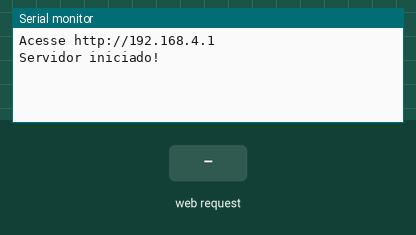
The sketch below on a simulated ESP8266 (NodeMCU). On the bench: the last lines printed to the serial monitor. The test bench sets the inputs (shaded band).

Above: at 1.2 s.
1.3 s: HTTP request GET /comando?acao=1 received
At 1.7 s:
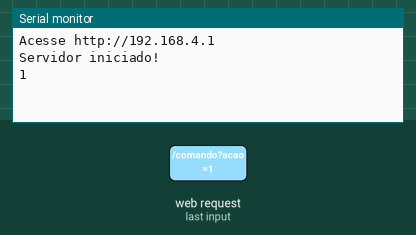
2.8 s: HTTP request GET /comando?acao=0 received
At 4.1 s:
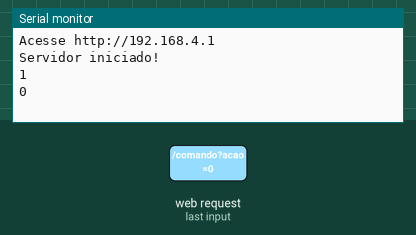

The sketch:

esp_JOYSTICK.ino
```cpp
#include <ESP8266WiFi.h>
#include <ESP8266WebServer.h>
#include <SoftwareSerial.h>

// Comunicação com Arduino
SoftwareSerial ArduinoSerial(2, -1); // TX = GPIO2 (D4)

const char* ssid = "CarrinhoRC";
const char* password = "12345678";
ESP8266WebServer server(80);

// HTML da interface com joystick responsivo
const char html[] PROGMEM = R"rawliteral(
<!DOCTYPE html>
<html>
<head>
  <meta name='viewport' content='width=device-width, initial-scale=1.0'>
  <title>Joystick RC</title>
  <style>
    body { margin: 0; font-family: sans-serif; background: #111; color: #fff; text-align: center; }
    h2 { margin-top: 20px; }
    canvas { background: #222; border-radius: 50%; margin-top: 20px; touch-action: none; }
    #status { margin-top: 15px; font-size: 18px; }
  </style>
</head>
<body>
  <h2>Joystick RC</h2>
  <canvas id="joystick" width="300" height="300"></canvas>
  <p id="status">Comando: —</p>
<script>
  const canvas = document.getElementById('joystick');
  const ctx = canvas.getContext('2d');
  const centerX = canvas.width / 2;
  const centerY = canvas.height / 2;
  let posX = centerX, posY = centerY;
  let dragging = false, ultimoComando = '';

  function drawJoystick() {
    ctx.clearRect(0, 0, canvas.width, canvas.height);
    ctx.beginPath();
    ctx.arc(centerX, centerY, 100, 0, 2 * Math.PI);
    ctx.strokeStyle = '#555';
    ctx.lineWidth = 5;
    ctx.stroke();

    ctx.beginPath();
    ctx.arc(posX, posY, 40, 0, 2 * Math.PI);
    ctx.fillStyle = '#4b0082';
    ctx.fill();
  }

  function getCommand(x, y) {
  let dx = x - centerX,
      dy = y - centerY;
  let cmd = [];

  // TRAÇÃO: F/R ou P
  if (Math.abs(dy) > 15) {
    cmd.push(dy < 0 ? 'F' : 'R');
  } else {
    cmd.push('P');
  }

  // DIREÇÃO: E/D ou C
  if (Math.abs(dx) > 15) {
    cmd.push(dx < 0 ? 'E' : 'D');
  } else {
    cmd.push('C');
  }

  return cmd.join(',');
}


  function enviarComando(cmd) {
    if (cmd !== ultimoComando) {
      ultimoComando = cmd;
      document.getElementById('status').textContent = 'Comando: ' + cmd;
      fetch('/comando?acao=' + encodeURIComponent(cmd));
    }
  }

  canvas.addEventListener('touchstart', () => dragging = true);
  canvas.addEventListener('touchend', () => {
    dragging = false;
    posX = centerX;
    posY = centerY;
    drawJoystick();
    const cmd = getCommand(centerX, centerY); // Envia 'P,C' ao soltar
    enviarComando(cmd);
  });

  canvas.addEventListener('touchmove', e => {
    if (!dragging) return;
    e.preventDefault();
    const rect = canvas.getBoundingClientRect();
    const t = e.touches[0];
    posX = t.clientX - rect.left;
    posY = t.clientY - rect.top;
    drawJoystick();
    enviarComando(getCommand(posX, posY));
  });

  drawJoystick();
</script>
</body>
</html>
)rawliteral";

// Envia comando para o Arduino
void enviarParaArduino(String cmd) {
  cmd.trim();
  ArduinoSerial.print(cmd);
  ArduinoSerial.print("\n");
  Serial.println(cmd);
}

void setup() {
  Serial.begin(9600);
  ArduinoSerial.begin(9600);

  WiFi.softAP(ssid, password);
  Serial.println("Acesse http://192.168.4.1");

  server.on("/", []() {
    server.send_P(200, "text/html", html);
  });

  server.on("/comando", []() {
    if (server.hasArg("acao")) {
      enviarParaArduino(server.arg("acao"));
      server.send(200, "text/plain", "OK");
    } else {
      server.send(400, "text/plain", "Comando ausente");
    }
  });

  server.begin();
  Serial.println("Servidor iniciado!");
}

void loop() {
  server.handleClient();
}
```

Measured:
- after the input at 1.3 s, the serial monitor: prints a new line at once (image 1)
- after the input at 2.8 s, the serial monitor: prints a new line at once (image 2)
